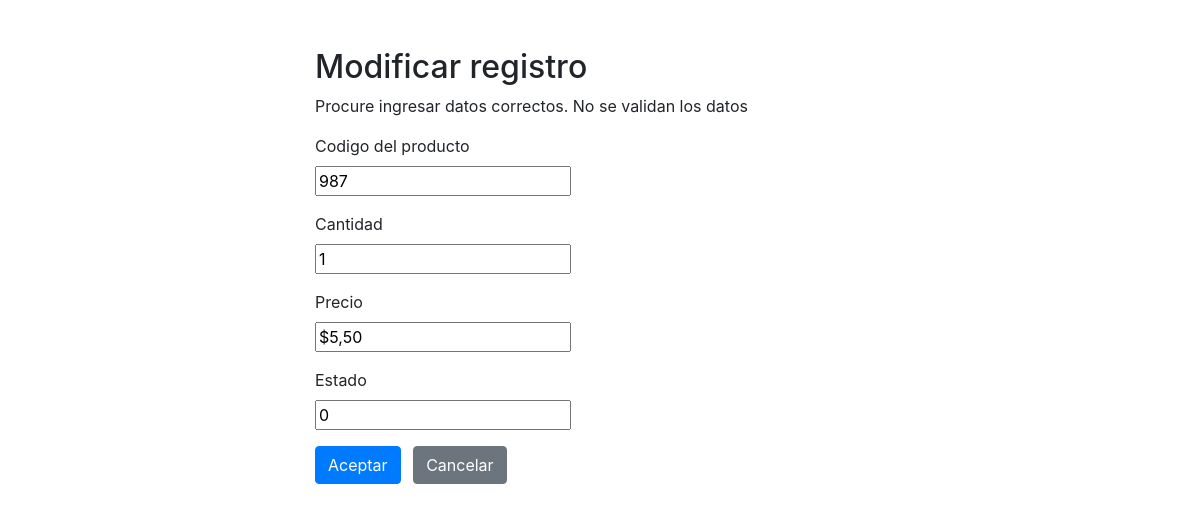
The app's page /update_despacho.php?id=1 with its own data.
### tables this page shows
CREATE TABLE `despacho` (
  `id` int(11) NOT NULL,
  `codigo_prod` varchar(20) NOT NULL,
  `cantidad` varchar(20) NOT NULL,
  `precio` varchar(20) NOT NULL,
  `estado` tinyint(1) NOT NULL
);

### update_despacho.php (the view, shortened to what this page needs)
<?php
require_once "conexion_bd.php";
$codigo_prod = "";
$cantidad = "";
$precio = "";
$estado = "";
if(isset($_POST["id"]) && !empty($_POST["id"])){
    $id = $_POST["id"];
    $input_codigo_prod = trim($_POST["codigo_prod"]);
    $codigo_prod = $input_codigo_prod;
    $input_cantidad = trim($_POST["cantidad"]);
    $cantidad = $input_cantidad;
    $input_precio = trim($_POST["precio"]);
    $precio = $input_precio;
    $input_estado = trim($_POST["estado"]);
    $estado = $input_estado;
    $sql = "UPDATE despacho SET codigo_prod=?, cantidad=?,
                                precio=?, estado=?
            WHERE id=?";
    if($stmt = mysqli_prepare($conexion, $sql)){
        mysqli_stmt_bind_param($stmt, "issdi", $param_codigo_prod, $param_cantidad,
        $param_precio, $param_estado, $param_id);
        $param_codigo_prod = $codigo_prod;
        $param_cantidad = $cantidad;
        $param_precio = $precio;
        $param_estado = $estado;
        $param_id = $id;
        if(mysqli_stmt_execute($stmt)){
            header("location: despacho.php");
            exit();
        } else{
            echo "ERROR..";
        }
    }
    mysqli_stmt_close($stmt);
    mysqli_close($conexion);
} else{
    if(isset($_GET["id"]) && !empty(trim($_GET["id"]))){
        $sql = "SELECT * FROM despacho WHERE id = ?";
        if($stmt = mysqli_prepare($conexion, $sql)){
            mysqli_stmt_bind_param($stmt, "i", $param_id);
            if(mysqli_stmt_execute($stmt)){
                $result = mysqli_stmt_get_result($stmt);
                if(mysqli_num_rows($result) == 1){
                    $row = mysqli_fetch_array($result, MYSQLI_ASSOC);
                    $codigo_prod = $row["codigo_prod"];
                    $cantidad = $row["cantidad"];
                    $precio = $row["precio"];
                    $estado = $row["estado"];
                } else{
                    echo "ERROR..";
                }
            } else{
                echo "ERROR..";
            }
        }
    }  else{
        echo "ERROR..";
        exit();
    }
}
?>
<!DOCTYPE html>
<html lang="en">
<head>
    <link rel="stylesheet" href="https://stackpath.bootstrapcdn.com/bootstrap/4.5.2/css/bootstrap.min.css">
</head>
<body>
    <div class="wrapper">
        <div class="container-fluid">
            <div class="row">
                <div class="col-md-12">
                    <h2 class="mt-5">Modificar registro</h2>
                    <p>Procure ingresar datos correctos. No se validan los datos</p>
                    <form action="<?php echo htmlspecialchars(basename($_SERVER['REQUEST_URI'])); ?>" method="post">
                    <div class="form-group">
                            <label>Codigo del producto</label>
                            <br>
                            <input type="text" name="codigo_prod" value="<?php echo $codigo_prod; ?>">
                        </div>
                        <div class="form-group">
                            <label>Cantidad</label>
                            <br>
                            <input type="text" name="cantidad" value="<?php echo $cantidad; ?>">
                        </div>
                        <div class="form-group">
                            <label>Precio</label>
                            <br>
                            <input type="text" name="precio" value="<?php echo $precio; ?>">
                        </div>
                        <div class="form-group">
                            <label>Estado</label>
                            <br>
                            <input type="text" name="estado" value="<?php echo $estado; ?>">
                        </div>
                        <input type="submit" class="btn btn-primary" value="Aceptar">
                        <a href="despacho.php" class="btn btn-secondary ml-2">Cancelar</a>
                    </form>
                </div>
            </div>
        </div>
    </div>
</body>
</html>

### update_despacho.php (style rules this page uses)
.wrapper { width: 600px; margin: 0 auto; }

### records on screen
despacho: codigo_prod "987", cantidad "1", precio "$5,50", estado "0"
